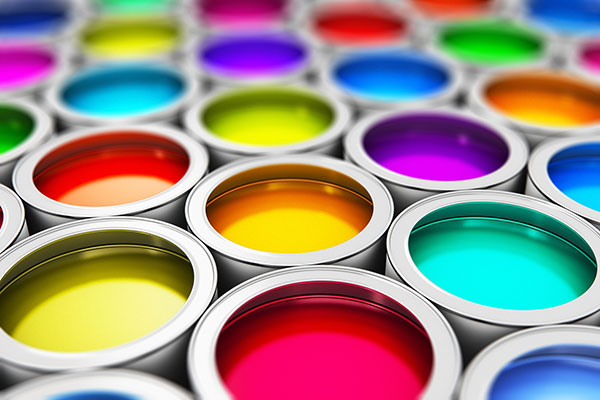
#> input picture images/color-paint.jpg, 600 x 400 px
$ python img-basic-functions.py
#> lines starting #> are read from the running program, lines starting #| are printed output that depends on the picture; after the words box and inside, x2 and y2 are one past the last pixel; in counts of white or black regions, pixels touching at a corner belong together
import cv2
import numpy as np

print("OpenCV Version:", cv2.__version__)

img = cv2.imread("images/color-paint.jpg")
#> img is the input picture: shape (400, 600, 3); mean B, G, R 132.8, 139.4, 154.5
kernel = np.ones((5,5), np.uint8)

# Convert Image to Grayscale
imgGray = cv2.cvtColor(img, cv2.COLOR_BGR2GRAY)
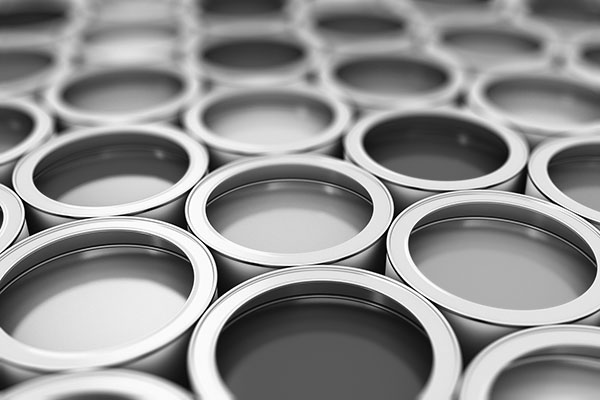
#> imgGray: shape (400, 600); min 0, max 255, mean 143.2
cv2.imshow("Gray Image", imgGray)

# Convert Image to Blur
imgBlur = cv2.GaussianBlur(img, (7,7), 0)
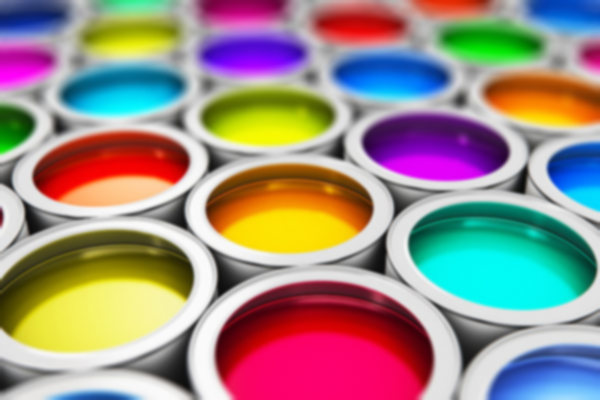
#> imgBlur: shape (400, 600, 3); mean B, G, R 132.8, 139.4, 154.5
cv2.imshow("Blur Image", imgBlur)

# Canny Edge Detector
imgCanny = cv2.Canny(img, 100, 100)
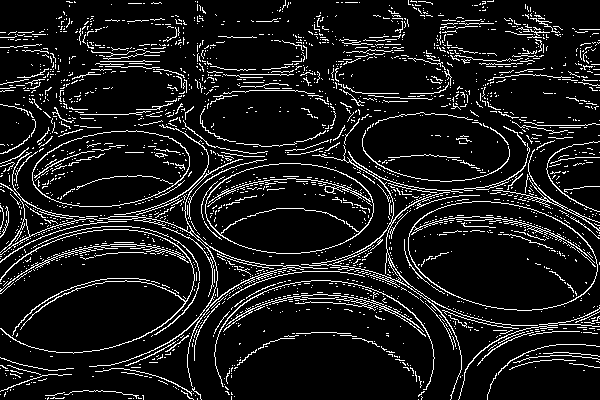
#> imgCanny: shape (400, 600); 10.1% white in thin lines or dots
cv2.imshow("Canny Edge Detector", imgCanny)

# Image Dialation
imgDialation = cv2.dilate(imgCanny, kernel, iterations=1)
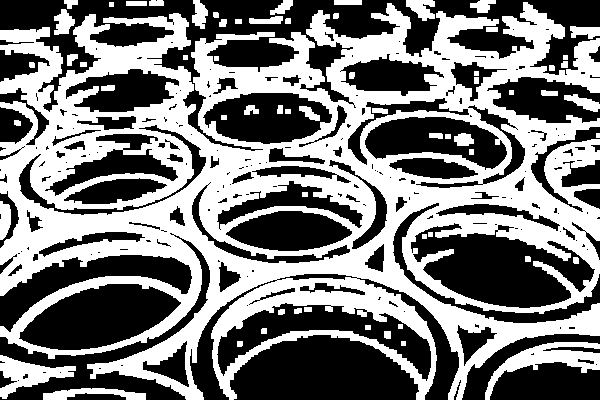
#> imgDialation: shape (400, 600); 47.8% white; 64 white regions, largest, box (x1, y1, x2, y2) and area: (0, 2, 600, 400) 105351, (485, 342, 600, 400) 2023, (0, 355, 76, 399) 1431
cv2.imshow("Image Dialation", imgDialation)

# Image Erosion
imgErode = cv2.erode(imgDialation, kernel, iterations=1)
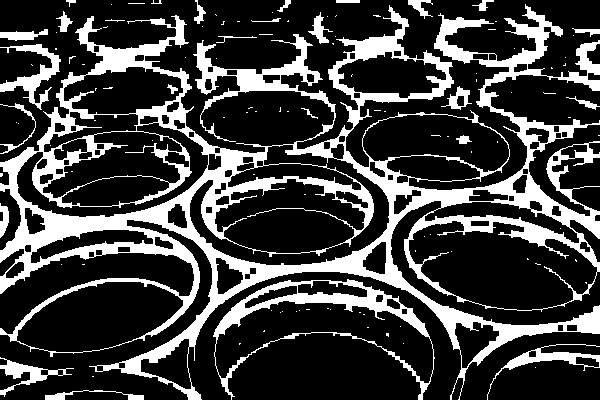
#> imgErode: shape (400, 600); 24.6% white; 115 white regions (88 under 20 px), largest, box (x1, y1, x2, y2) and area: (0, 4, 600, 400) 49377, (213, 279, 435, 400) 3821, (0, 44, 61, 110) 1206
cv2.imshow("Image Erosion", imgErode)

# Wait 5 secs. then close window
# cv2.waitKey(5000)

# Close window when key is pressed
cv2.waitKey(0)
